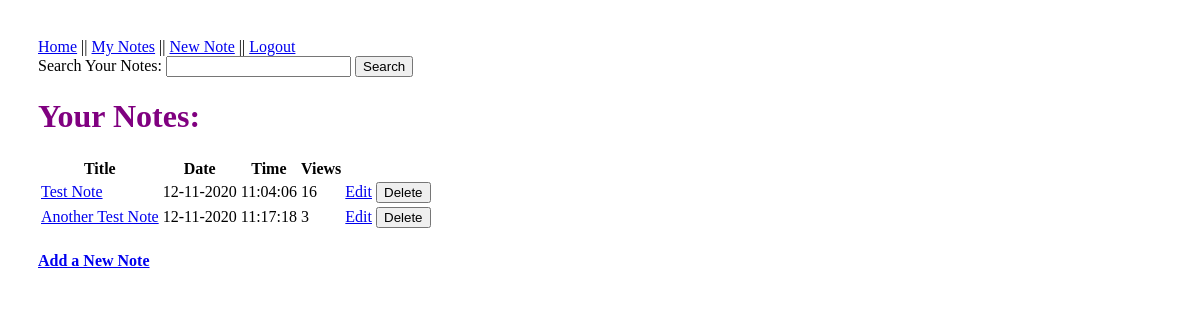
/notes (signed in), run on an earlier commit of the app's database.
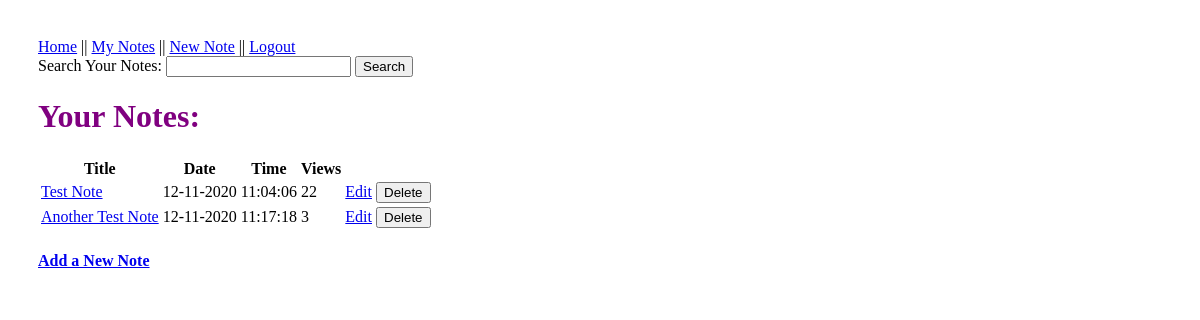
And on a later commit of the database.
### models.py (models this page shows, shortened)
class Note(db.Model):
    id = db.Column("id", db.Integer, primary_key=True)
    title = db.Column("title", db.String(200))
    text = db.Column("text", db.String(100))
    date = db.Column("date", db.String(50))
    timestamp = db.Column("timestamp", db.String(50))
    views = db.Column("views", db.Integer())
    user_id = db.Column(db.Integer, db.ForeignKey("user.id"), nullable=False)
    comments = db.relationship("Comment", backref="note_comment", cascade="all, delete-orphan", lazy=True)

### TooNoat-.py (the view)
@app.route('/notes')
def get_notes():
    if session.get('user'):
        my_notes = db.session.query(Note).filter_by(
            user_id=session['user_id']).all()
        return render_template('notes.html', notes=my_notes, user=session['user'])
    else:
        return redirect(url_for('login'))

### templates/notes.html (shortened to what this page needs)
<!DOCTYPE html>
<html lang="en">
  <head>
    <link
      rel="stylesheet"
      href="{{ url_for('static', filename='main.css') }}"
    />
  </head>
  <body>
    <nav>
      <a href="{{url_for('index') }}"> Home</a> ||
      <a href="{{url_for('get_notes') }}"> My Notes</a> ||
      <a href="{{url_for('new_note') }}"> New Note</a> ||
      <a href="{{ url_for('logout') }}">Logout</a>
      <form action="{{url_for('search_note') }}" method="GET">
        <label for="site-search">Search Your Notes:</label>
        <input
          type="search"
          id="site-search"
          name="q"
          aria-label="Search through site content"
        />
        <button type="submit">Search</button>
      </form>
    </nav>
    <h1>Your Notes:</h1>
    <table>
      <tr>
        <th>Title</th>
        <th>Date</th>
        <th>Time</th>
        <th>Views</th>
      </tr>
      {% for note in notes %}
      <tr>
        <td>
          <a href="{{ url_for('get_note', note_id=note.id) }}"
            >{{ note.title }}</a>
        </td>
        <td>{{ note.date }}</td>
        <td>{{ note.timestamp }}</td>
        <td>{{ note.views }}</td>
        <td>
          <a href="{{ url_for('update_note', note_id=note.id) }}">Edit</a>
        </td>
        <td>
          <form
            action="{{ url_for('delete_note', note_id=note.id) }}"
            method="post">
            <input type="Submit" value="Delete" />
          </form>
        </td>
      </tr>
      {% endfor %}
    </table>
    <h4>
      <nav>
        <a href="{{ url_for('new_note') }}">Add a New Note</a>
      </nav>
    </h4>
  </body>
</html>

What changed in the data, as far as the page shows it:
changed Note "Test Note": views "16" → "22"
